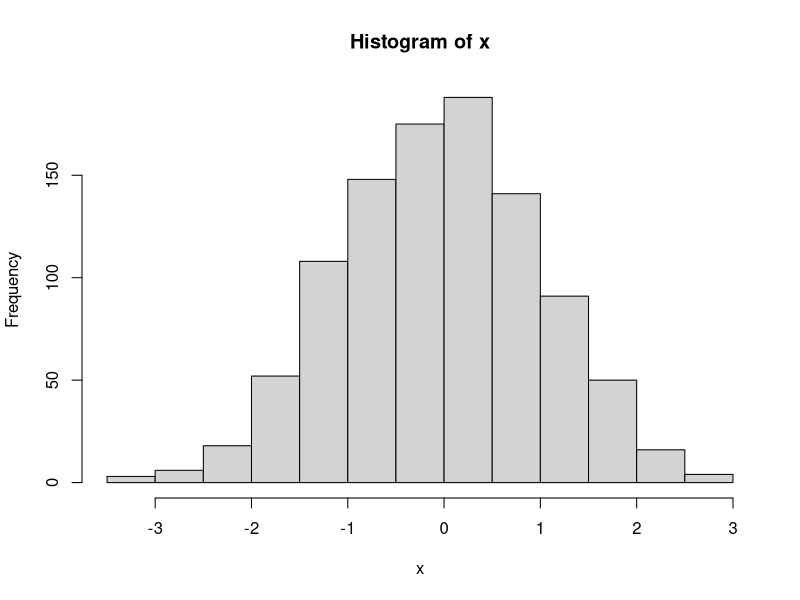
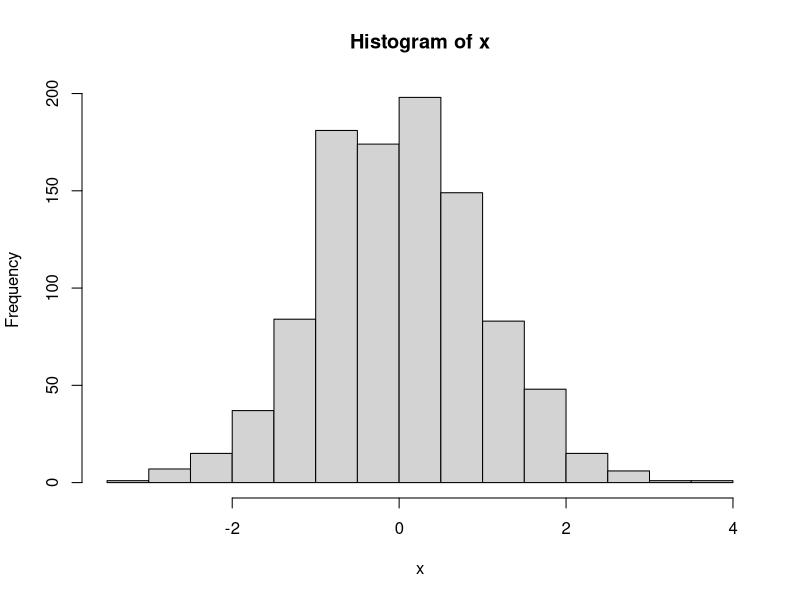
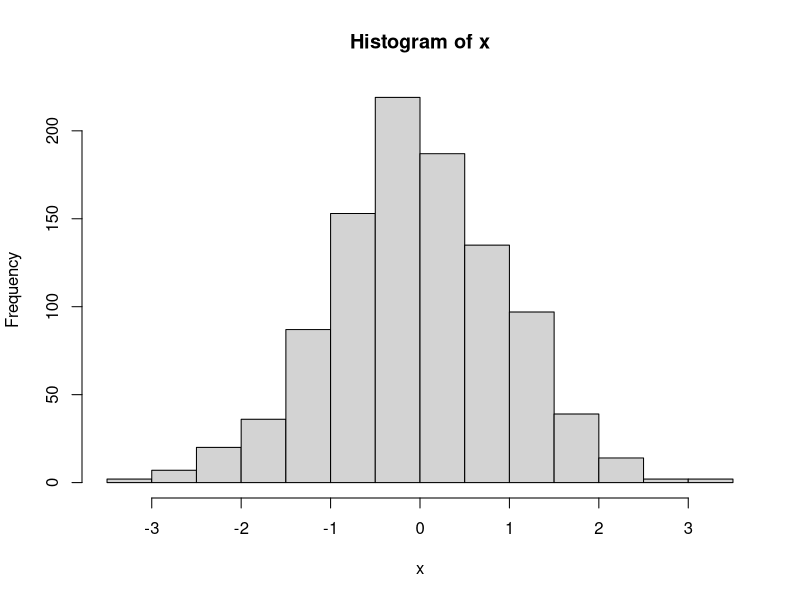

Write the R code that produced these figures, in order.
## ---- chunk 1
x <- rnorm(1000)
hist(x)
## ---- chunk 2
x <- rnorm(1000)
hist(x)
## ---- chunk 3
x <- rnorm(1000)
hist(x)
